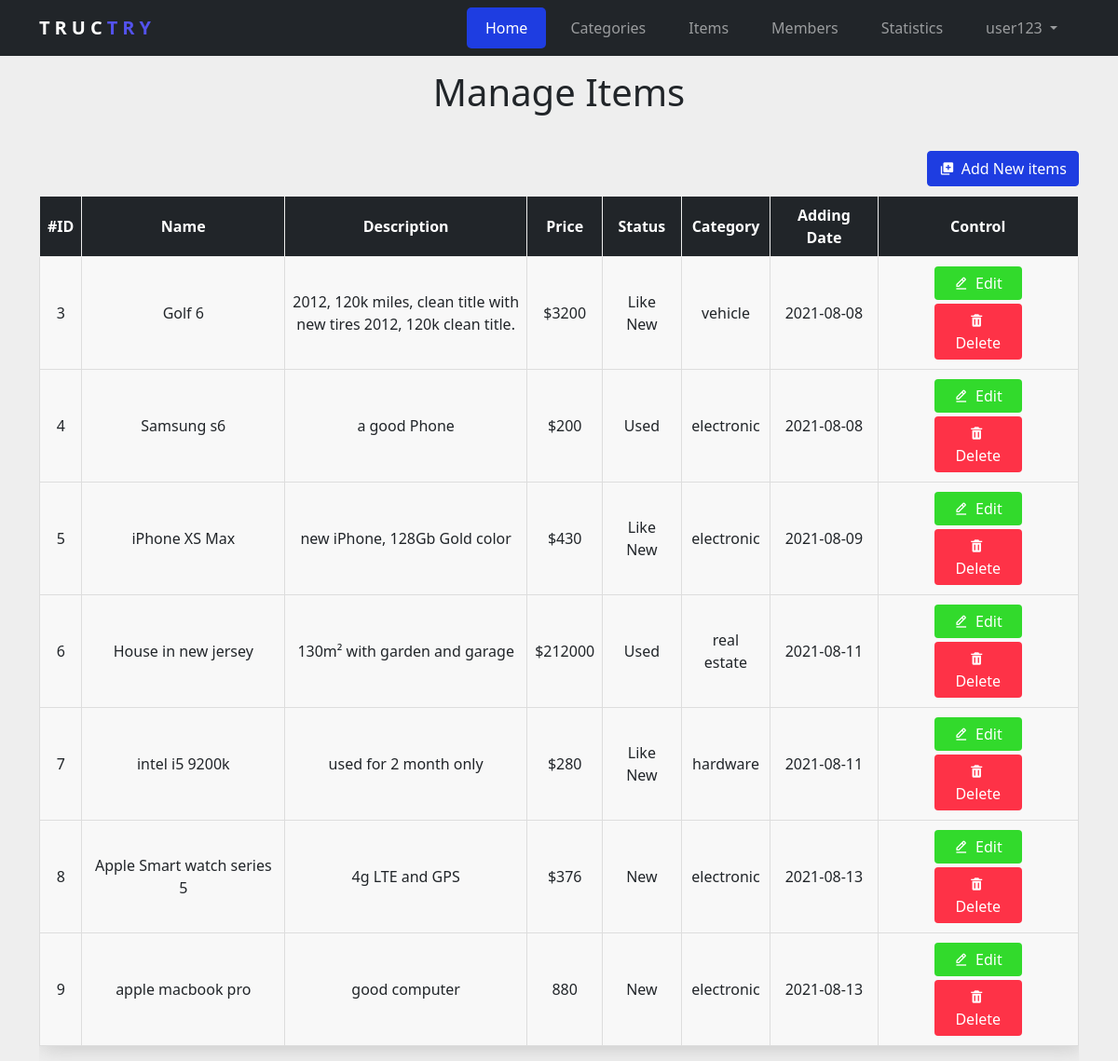
Page /admin/items.php (signed in) on the committed database.
### tables this page shows
CREATE TABLE `items` (
  `ItemID` int(11) NOT NULL,
  `Name` varchar(255) NOT NULL,
  `Description` text NOT NULL,
  `Price` varchar(255) NOT NULL,
  `Date` date NOT NULL,
  `Image` varchar(255) NOT NULL,
  `Status` smallint(6) NOT NULL,
  `Cat_ID` int(11) NOT NULL,
  `images` varchar(255) NOT NULL
);

CREATE TABLE `categories` (
  `ID` int(11) NOT NULL,
  `Name` varchar(255) NOT NULL,
  `Description` text NOT NULL
);

### admin/items.php (the view, shortened to what this page needs)
<?php
    require "config.php";
    include "includes/template/header.php";
    include "includes/template/navbar.php";
    if(isset($_SESSION['admin'])){
        $link = isset($_GET['action']) ? $_GET['action'] : "manage";
        if($link == "manage"){
            $stmt = $con->prepare("SELECT items.*, categories.Name AS cat_name FROM items INNER JOIN categories ON items.Cat_ID = categories.ID");
            $stmt->execute();
            $rows = $stmt->fetchAll();
        ?>
            <h1 class="text-center" style="padding: 15px;">Manage Items</h1>
            <div class="container items">
                <div class="add-btn">
                    <a href="?action=add" class="btn btn-primary float-end mt-3"><i class="bx bxs-add-to-queue"></i> Add New items</a>
                </div>
                <div class="table-responsive">
                    <table class="table text-center table-bordered" style="border-color: #eee;">
                        <tr class="main-row">
                            <td class="fw-bold">#ID</td>
                            <td class="fw-bold">Name</td>
                            <td class="fw-bold desc">Description</td>
                            <td class="fw-bold">Price</td>
                            <td class="fw-bold">Status</td>
                            <td class="fw-bold">Category</td>
                            <td class="fw-bold">Adding Date</td>
                            <td class="fw-bold">Control</td>
                        </tr>
                    <?php
                        foreach($rows as $row){ ?>
                            <tr class="data-table">
                                <td><?php echo $row['ItemID']; ?></td>
                                <td><?php echo $row['Name']; ?></td>
                                <td><?php echo $row['Description']; ?></td>
                                <td><?php echo $row['Price']; ?></td>
                                <td><?php if($row['Status'] == 1){
                                    echo "New";
                                } elseif($row['Status'] == 2){
                                    echo "Like New";
                                } elseif($row['Status'] == 3){
                                    echo "Used";
                                } elseif($row['Status'] == 4){
                                    echo "old";
                                }
                                ?></td>
                                <td><?php echo $row['cat_name'];?></td>
                                <td><?php echo $row['Date']; ?></td>
                                <td>
                                    <a href="?action=edit&id=<?php echo $row['ItemID'] ?>" class="btn btn-success"><i class='bx bx-edit-alt'></i> Edit</a>
                                    <a href="?action=delete&id=<?php echo $row['ItemID'] ?>" class="btn btn-danger confirm"><i class='bx bxs-trash'></i> Delete</a>
                                </td>
                            </tr>
                        <?php
                        }
                        ?>
                    </table>
                </div>
        <?php
        }
    } else {
        header('location: index.php');
        exit();
    }
    include "includes/template/footer.php";
?>

### admin/css/style.css (style rules this page uses)
:root { --btn: #1E3DE1; --btnhover: #2444FF; }
.btn-primary { background-color: var(--btn); border-color: var(--btn); }
body { background-color: #eee; }
.btn-primary i { margin-right: .2rem; position: relative; top: 1px; }
table { box-shadow: 3px 4px 20px 0px #ccc; }
.main-row { background-color: #212529; color: #fff; }
tr td { vertical-align: middle; }
.data-table { background-color: #f8f8f8; border-color: #ddd; font-weight: 500; }
.data-table .btn { width: 94px; margin: 2px; color: #fff; border: none; }
.data-table .btn i { margin-right: .2rem; position: relative; top: 1px; }
.data-table .btn-success { background-color: #08d401d2; }
.data-table .btn-danger { background-color: #ff0f27d8; }
.add-btn { display: flex; justify-content: flex-end; margin-bottom: 10px; }
.items table .desc { width: 260px; }
.items table .btn { width: 94px; }

### rows in the picture
items: ItemID "3", Name "Golf 6", Description "2012, 120k miles, clean title with new tires 2012, 120k clean title.", Price "$3200", Status "Like New", Cat_ID.Name "vehicle", Date "2021-08-08"
items: ItemID "4", Name "Samsung s6", Description "a good Phone", Price "$200", Status "Used", Cat_ID.Name "electronic", Date "2021-08-08"
items: ItemID "5", Name "iPhone XS Max", Description "new iPhone, 128Gb Gold color", Price "$430", Status "Like New", Cat_ID.Name "electronic", Date "2021-08-09"
items: ItemID "6", Name "House in new jersey", Description "130m² with garden and garage", Price "$212000", Status "Used", Cat_ID.Name "real estate", Date "2021-08-11"
items: ItemID "7", Name "intel i5 9200k", Description "used for 2 month only", Price "$280", Status "Like New", Cat_ID.Name "hardware", Date "2021-08-11"
items: ItemID "8", Name "Apple Smart watch series 5", Description "4g LTE and GPS", Price "$376", Status "New", Cat_ID.Name "electronic", Date "2021-08-13"
items: ItemID "9", Name "apple macbook pro", Description "good computer", Price "880", Status "New", Cat_ID.Name "electronic", Date "2021-08-13"

### other values in the picture
$_SESSION['admin'] "user123"
